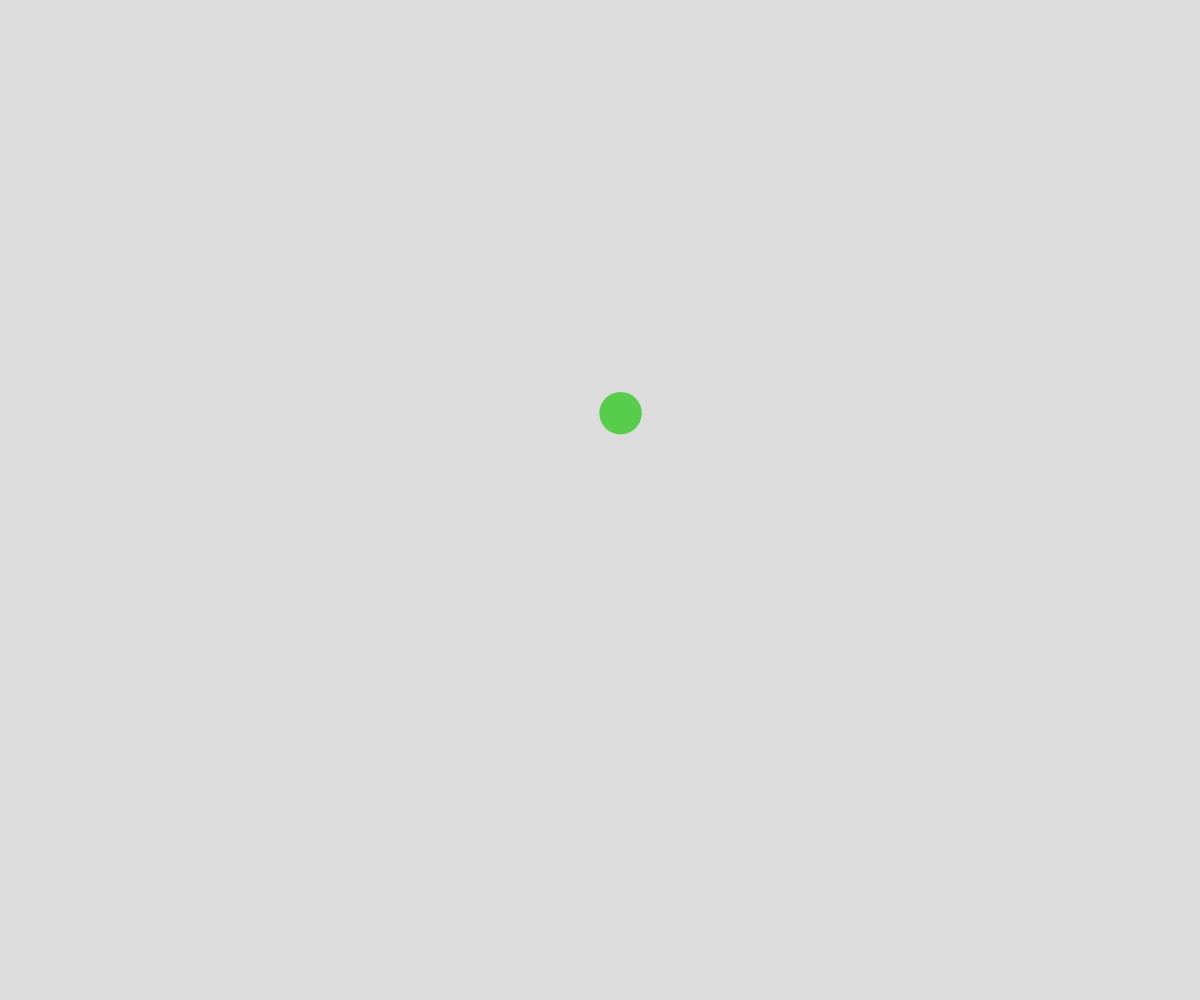
Frame 1 (no input)
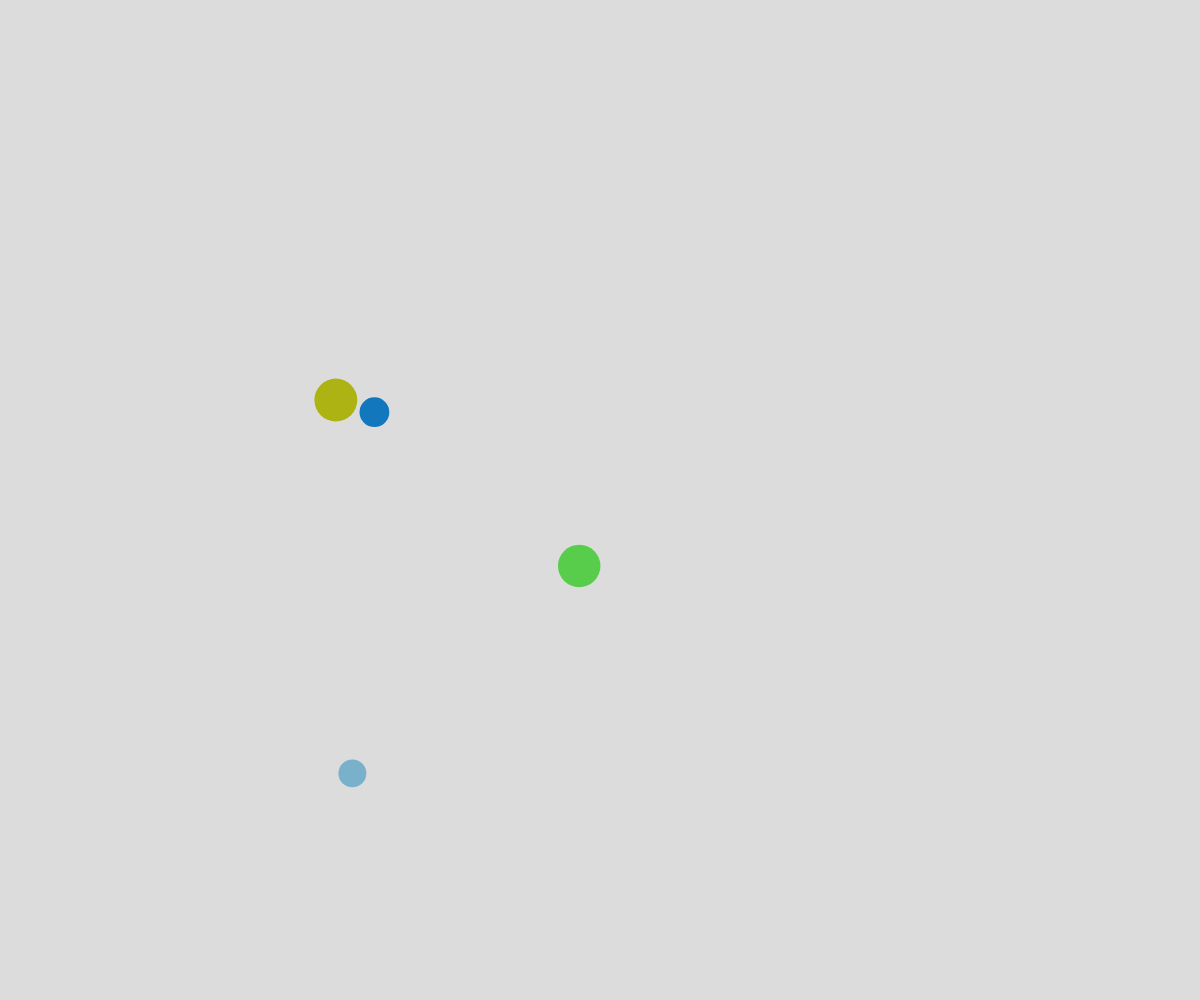
Frame 60 (no input)
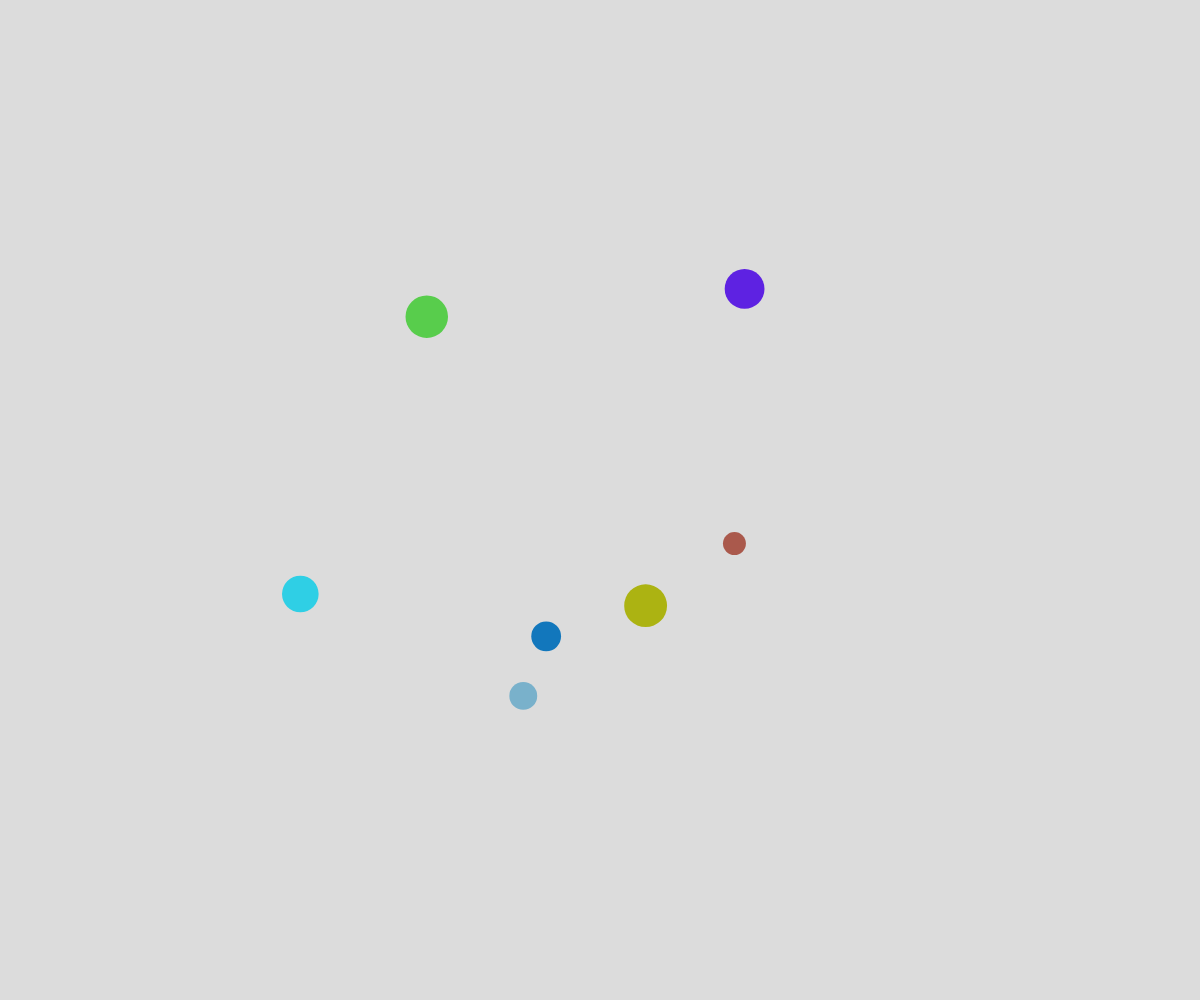
Frame 120 (the mouse pressed at the canvas centre since frame 60)

The p5.js sketch that drew these frames (run headless with seeded random() and noise() and a simulated clock; from frame 60 on, the mouse is pressed at the canvas centre):

// p5.js sketch
// ── sketch.js
// Perlin Bubbles
// Rylan Hamel Chan
// October 15. 2025

let theBubbles = [];

function setup() {
  createCanvas(windowWidth, windowHeight);
  noStroke();
  spawnBubble();

  //add new bubble every half second
  window.setInterval(spawnBubble, 500);
}

function draw() {
  background(220);

  for(let bubble of theBubbles) {
    //move
    bubble.x = noise(bubble.time) * width;
    bubble.y = noise(bubble.time + bubble.buffer) * height;
    bubble.time += bubble.deltaTime;

    //display
    fill(bubble.r, bubble.g, bubble.b);
    circle(bubble.x, bubble.y, bubble.diameter);
  }
}

function spawnBubble(){
  let _time = random(1000);
  let _buffer = random(1000);



  let theBubble = {
    time: _time,
    buffer: _buffer,
    x: noise(_time) * width,
    y: noise(_time + _buffer) * height,
    diameter: random(20, 50),
    deltaTime: 0.01,
    r: random(255),
    g: random(255),
    b: random(255),
  };

  theBubbles.push(theBubble);
}
